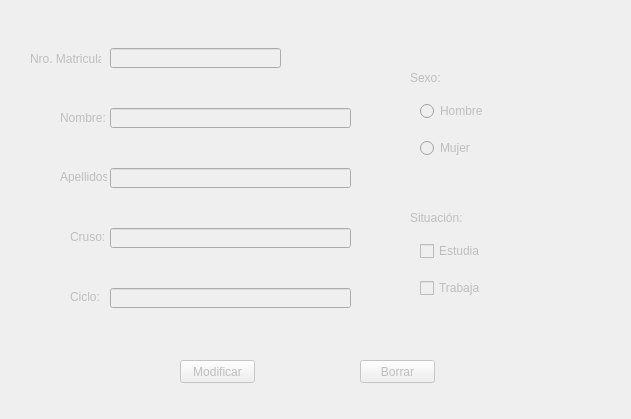
<?xml version="1.0" encoding="UTF-8"?>
<ui version="4.0">
 <class>Matriculacion</class>
 <widget class="QWidget" name="Matriculacion">
  <property name="geometry">
   <rect>
    <x>0</x>
    <y>0</y>
    <width>631</width>
    <height>419</height>
   </rect>
  </property>
  <property name="sizePolicy">
   <sizepolicy hsizetype="Preferred" vsizetype="Preferred">
    <horstretch>0</horstretch>
    <verstretch>0</verstretch>
   </sizepolicy>
  </property>
  <property name="minimumSize">
   <size>
    <width>631</width>
    <height>419</height>
   </size>
  </property>
  <property name="maximumSize">
   <size>
    <width>631</width>
    <height>419</height>
   </size>
  </property>
  <property name="windowTitle">
   <string>Matriculacion</string>
  </property>
  <widget class="QLineEdit" name="lnEdit_Matricula">
   <property name="enabled">
    <bool>false</bool>
   </property>
   <property name="geometry">
    <rect>
     <x>110</x>
     <y>48</y>
     <width>171</width>
     <height>20</height>
    </rect>
   </property>
  </widget>
  <widget class="QLineEdit" name="lnEdit_Nombre">
   <property name="enabled">
    <bool>false</bool>
   </property>
   <property name="geometry">
    <rect>
     <x>110</x>
     <y>108</y>
     <width>241</width>
     <height>20</height>
    </rect>
   </property>
  </widget>
  <widget class="QLineEdit" name="lnEdit_Apellidos">
   <property name="enabled">
    <bool>false</bool>
   </property>
   <property name="geometry">
    <rect>
     <x>110</x>
     <y>168</y>
     <width>241</width>
     <height>20</height>
    </rect>
   </property>
  </widget>
  <widget class="QLineEdit" name="lnEdit_Curso">
   <property name="enabled">
    <bool>false</bool>
   </property>
   <property name="geometry">
    <rect>
     <x>110</x>
     <y>228</y>
     <width>241</width>
     <height>20</height>
    </rect>
   </property>
  </widget>
  <widget class="QLineEdit" name="lnEdit_Ciclo">
   <property name="enabled">
    <bool>false</bool>
   </property>
   <property name="geometry">
    <rect>
     <x>110</x>
     <y>288</y>
     <width>241</width>
     <height>20</height>
    </rect>
   </property>
  </widget>
  <widget class="QLabel" name="lbl_Matricula">
   <property name="enabled">
    <bool>false</bool>
   </property>
   <property name="geometry">
    <rect>
     <x>30</x>
     <y>51</y>
     <width>71</width>
     <height>16</height>
    </rect>
   </property>
   <property name="text">
    <string>Nro. Matricula:</string>
   </property>
  </widget>
  <widget class="QLabel" name="lbl_Nombre">
   <property name="enabled">
    <bool>false</bool>
   </property>
   <property name="geometry">
    <rect>
     <x>60</x>
     <y>111</y>
     <width>47</width>
     <height>13</height>
    </rect>
   </property>
   <property name="text">
    <string>Nombre:</string>
   </property>
  </widget>
  <widget class="QLabel" name="lbl_Apellidos">
   <property name="enabled">
    <bool>false</bool>
   </property>
   <property name="geometry">
    <rect>
     <x>60</x>
     <y>170</y>
     <width>47</width>
     <height>13</height>
    </rect>
   </property>
   <property name="text">
    <string>Apellidos:</string>
   </property>
  </widget>
  <widget class="QLabel" name="lbl_Curso">
   <property name="enabled">
    <bool>false</bool>
   </property>
   <property name="geometry">
    <rect>
     <x>70</x>
     <y>230</y>
     <width>47</width>
     <height>13</height>
    </rect>
   </property>
   <property name="text">
    <string>Cruso:</string>
   </property>
  </widget>
  <widget class="QLabel" name="lbl_Ciclo">
   <property name="enabled">
    <bool>false</bool>
   </property>
   <property name="geometry">
    <rect>
     <x>70</x>
     <y>290</y>
     <width>47</width>
     <height>13</height>
    </rect>
   </property>
   <property name="text">
    <string>Ciclo:</string>
   </property>
  </widget>
  <widget class="QWidget" name="verticalLayoutWidget">
   <property name="enabled">
    <bool>false</bool>
   </property>
   <property name="geometry">
    <rect>
     <x>410</x>
     <y>90</y>
     <width>160</width>
     <height>80</height>
    </rect>
   </property>
   <layout class="QVBoxLayout" name="vertLay_Sexo">
    <property name="leftMargin">
     <number>10</number>
    </property>
    <item>
     <widget class="QRadioButton" name="rad_Masculino">
      <property name="enabled">
       <bool>false</bool>
      </property>
      <property name="text">
       <string>Hombre</string>
      </property>
     </widget>
    </item>
    <item>
     <widget class="QRadioButton" name="rad_Femenino">
      <property name="enabled">
       <bool>false</bool>
      </property>
      <property name="text">
       <string>Mujer</string>
      </property>
     </widget>
    </item>
   </layout>
  </widget>
  <widget class="QWidget" name="verticalLayoutWidget_2">
   <property name="enabled">
    <bool>false</bool>
   </property>
   <property name="geometry">
    <rect>
     <x>410</x>
     <y>230</y>
     <width>160</width>
     <height>80</height>
    </rect>
   </property>
   <layout class="QVBoxLayout" name="vertLay_Situacion">
    <property name="leftMargin">
     <number>10</number>
    </property>
    <item>
     <widget class="QCheckBox" name="check_Estudia">
      <property name="enabled">
       <bool>false</bool>
      </property>
      <property name="text">
       <string>Estudia</string>
      </property>
     </widget>
    </item>
    <item>
     <widget class="QCheckBox" name="check_Trabaja">
      <property name="enabled">
       <bool>false</bool>
      </property>
      <property name="text">
       <string>Trabaja</string>
      </property>
     </widget>
    </item>
   </layout>
  </widget>
  <widget class="QLabel" name="lbl_Sexo">
   <property name="enabled">
    <bool>false</bool>
   </property>
   <property name="geometry">
    <rect>
     <x>410</x>
     <y>70</y>
     <width>71</width>
     <height>16</height>
    </rect>
   </property>
   <property name="text">
    <string>Sexo:</string>
   </property>
  </widget>
  <widget class="QLabel" name="lbl_Situacion">
   <property name="enabled">
    <bool>false</bool>
   </property>
   <property name="geometry">
    <rect>
     <x>410</x>
     <y>210</y>
     <width>71</width>
     <height>16</height>
    </rect>
   </property>
   <property name="text">
    <string>Situación:</string>
   </property>
  </widget>
  <widget class="QPushButton" name="btn_Modificar">
   <property name="enabled">
    <bool>false</bool>
   </property>
   <property name="geometry">
    <rect>
     <x>180</x>
     <y>360</y>
     <width>75</width>
     <height>23</height>
    </rect>
   </property>
   <property name="text">
    <string>Modificar</string>
   </property>
  </widget>
  <widget class="QPushButton" name="btn_Borrar">
   <property name="enabled">
    <bool>false</bool>
   </property>
   <property name="geometry">
    <rect>
     <x>360</x>
     <y>360</y>
     <width>75</width>
     <height>23</height>
    </rect>
   </property>
   <property name="text">
    <string>Borrar</string>
   </property>
  </widget>
 </widget>
 <resources/>
 <connections/>
</ui>
